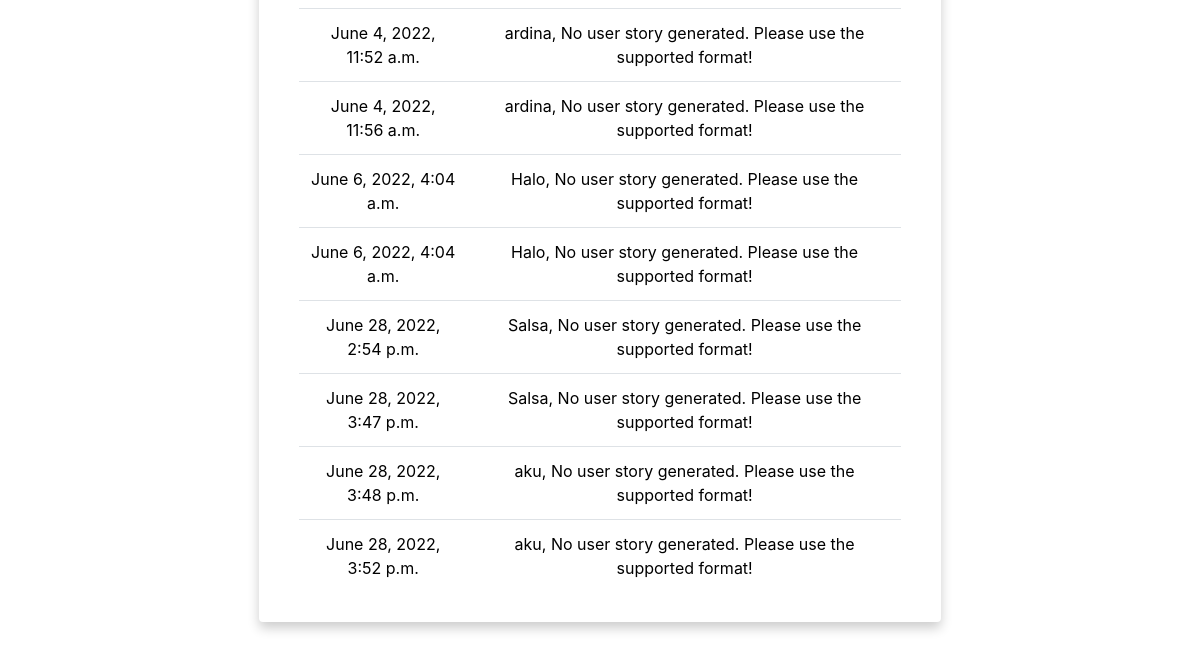
The app's page /history (lower part), older data.
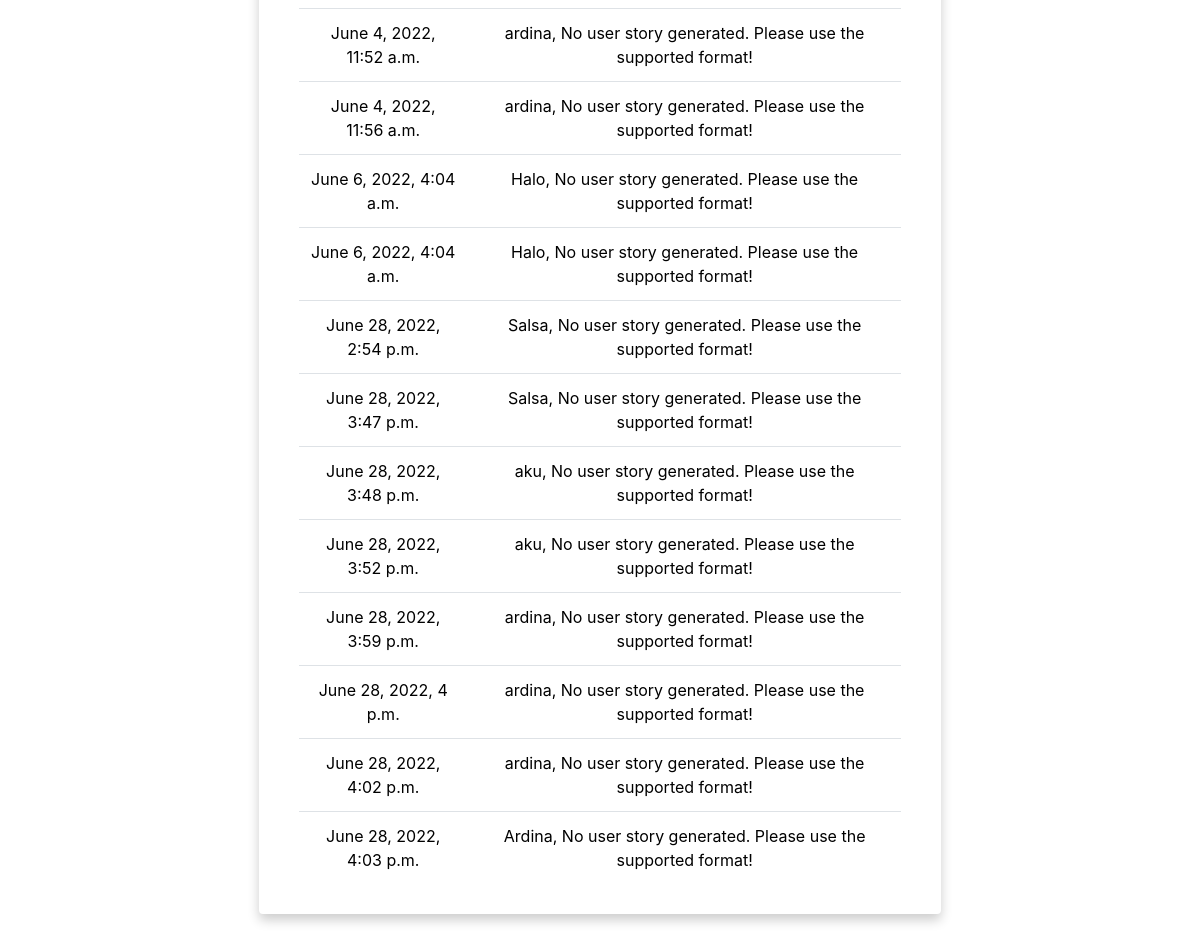
The same page, newer data.
### account/models.py (models this page shows, shortened)
class UserPersona(models.Model) :
    nama = models.CharField(max_length=50)
    locations = models.CharField(max_length=255, null=True)
    bio = models.TextField(max_length=1000, null=True)
    frustraions = models.CharField(max_length=255, null=True)
    behaviours = models.CharField(max_length=255, null=True)
    as_a = models.CharField(max_length=50)
    needs = models.CharField(max_length=255)
    goals = models.CharField(max_length=255)
    date = models.DateTimeField(auto_now_add=True)

### account/views.py (the view)
# urls.py: path('history', views.history,name='history'),
def history(request) :
    raw_results = UserPersona.objects.all()
    results = []
    for result in raw_results:
        res_postag = postag(result.needs, result.goals)
        results.append({
            "date": result.date,
            "nama": result.nama,
            "postag": res_postag
        })
    konteks = {
        'results' : results,
    }
    return render(request, 'account/history.html', konteks)

### account/coba_pos_tagging.py (called while the page is built)
def Verb(teks):
    try:
        for token in teks:
            for token2 in teks:
                if "VERB" in token2:
                    indeks = token2.index("VERB")
                    hasil = [ps.stem(token[indeks])]
                    while(indeks+1<len(token2)):
                        b = token[indeks+1]
                        hasil.append(b)
                        indeks = indeks+1
                    return(" ".join([str(item) for item in hasil]))
    except ValueError:
        return("[ERROR DETECTED: Format not supported]")

def Noun(teks):
    try:
        for token in teks:
            for token2 in teks:
                if "NOUN" in token2:
                    indeks = token2.index("NOUN")
                    hasil = []
                    while(indeks<len(token2)):
                        b = token[indeks]
                        hasil.append(b)
                        indeks = indeks+1
                    return(" ".join([str(item) for item in hasil]))
    except ValueError:
        return("[ERROR DETECTED: Format not supported]")

### account/templates/account/history.html (shortened to what this page needs)
{% load static %}
<!DOCTYPE html>
<html lang="en">
<head>
    <link rel="stylesheet" href="https://cdn.jsdelivr.net/npm/bootstrap@4.0.0/dist/css/bootstrap.min.css">
    <link rel="stylesheet" href="{% static 'css/style.css' %}">
</head>
<body>
    <div class="container-fluid px-1 py-5 mx-auto">
        <div class="row d-flex justify-content-center">
            <div class="col-xl-7 col-lg-8 col-md-9 col-11 text-center">
                <div class="card">
                    <table class="table align-middle mb-0 bg-white">
                        <tbody>
                            {% for row in results %}
                            <tr>
                              <td>{{ row.date }}</td>
                              <td>{{ row.nama }}, {{ row.postag }}</td>
                            </tr>
                            {% endfor %}
                          </tbody>
                        </table>
                </div>
            </div>
        </div>
    </div>
</body>
</html>

### static/css/style.css (style rules this page uses)
body { color: #000; overflow-x: hidden;height: 100%; background-image: url("https://i.pinimg.com/originals/9e/74/7d/9e747dd76f1be3d062748e6b3d030f6b.jpg"); background-repeat: no-repeat; background-size: 100% 100% }
.card { padding: 30px 40px; margin-top: 60px; margin-bottom: 60px; border: none !important; box-shadow: 0 6px 12px 0 rgba(0,0,0,0.2) }

Row changes from the older to the newer data that the page shows:
added UserPersona: date "June 28, 2022, 3:59 p.m.", nama "ardina"
added UserPersona: date "June 28, 2022, 4 p.m.", nama "ardina"
added UserPersona: date "June 28, 2022, 4:02 p.m.", nama "ardina"
added UserPersona: date "June 28, 2022, 4:03 p.m.", nama "Ardina"
Text that changed along with them:
new list line: ", No user story generated. Please use the supported format!"
